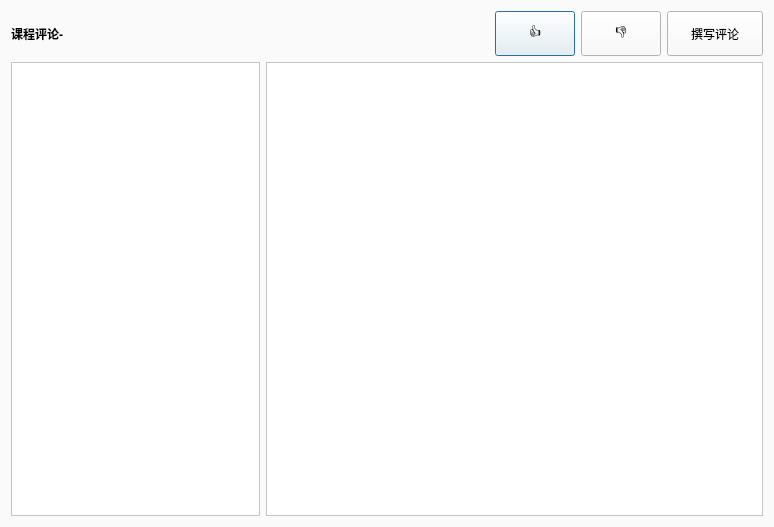
<?xml version="1.0" encoding="UTF-8"?>
<ui version="4.0">
 <class>CommentBrowserWindow</class>
 <widget class="QDialog" name="CommentBrowserWindow">
  <property name="geometry">
   <rect>
    <x>0</x>
    <y>0</y>
    <width>774</width>
    <height>527</height>
   </rect>
  </property>
  <property name="windowTitle">
   <string>浏览评价</string>
  </property>
  <property name="styleSheet">
   <string notr="true">background-color: rgb(250,250,250);</string>
  </property>
  <layout class="QVBoxLayout" name="verticalLayout" stretch="1,10">
   <item>
    <layout class="QHBoxLayout" name="horizontalLayout" stretch="5,0,0,1">
     <item>
      <widget class="QLabel" name="label">
       <property name="font">
        <font>
         <bold>true</bold>
        </font>
       </property>
       <property name="text">
        <string>课程评论-</string>
       </property>
      </widget>
     </item>
     <item>
      <widget class="BetterButton" name="btn_up">
       <property name="sizePolicy">
        <sizepolicy hsizetype="Minimum" vsizetype="Expanding">
         <horstretch>0</horstretch>
         <verstretch>0</verstretch>
        </sizepolicy>
       </property>
       <property name="text">
        <string>👍</string>
       </property>
      </widget>
     </item>
     <item>
      <widget class="BetterButton" name="btn_down">
       <property name="sizePolicy">
        <sizepolicy hsizetype="Minimum" vsizetype="Expanding">
         <horstretch>0</horstretch>
         <verstretch>0</verstretch>
        </sizepolicy>
       </property>
       <property name="text">
        <string>👎</string>
       </property>
      </widget>
     </item>
     <item>
      <widget class="BetterButton" name="btn_write_comment">
       <property name="sizePolicy">
        <sizepolicy hsizetype="Ignored" vsizetype="Expanding">
         <horstretch>0</horstretch>
         <verstretch>0</verstretch>
        </sizepolicy>
       </property>
       <property name="text">
        <string>撰写评论</string>
       </property>
      </widget>
     </item>
    </layout>
   </item>
   <item>
    <layout class="QHBoxLayout" name="horizontalLayout_2" stretch="1,2">
     <item>
      <widget class="QListWidget" name="lw_all_comments">
       <property name="styleSheet">
        <string notr="true">background-color: rgb(255,255,255);</string>
       </property>
      </widget>
     </item>
     <item>
      <widget class="QTextBrowser" name="tb_comment_content">
       <property name="styleSheet">
        <string notr="true">background-color: rgb(255,255,255);</string>
       </property>
      </widget>
     </item>
    </layout>
   </item>
  </layout>
 </widget>
 <customwidgets>
  <customwidget>
   <class>BetterButton</class>
   <extends>QPushButton</extends>
   <header>betterbutton.h</header>
  </customwidget>
 </customwidgets>
 <resources/>
 <connections/>
</ui>
